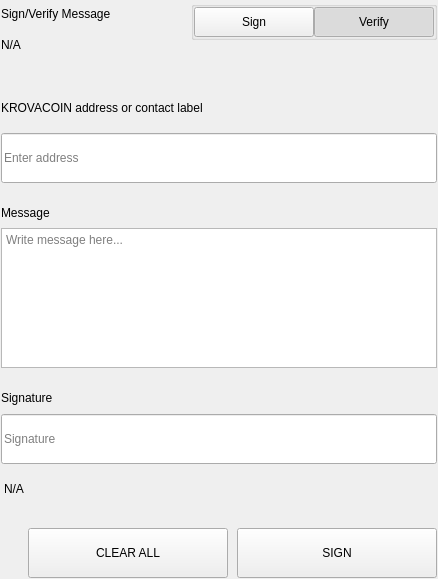
<?xml version="1.0" encoding="UTF-8"?>
<ui version="4.0">
 <class>SettingsSignMessageWidgets</class>
 <widget class="QWidget" name="SettingsSignMessageWidgets">
  <property name="geometry">
   <rect>
    <x>0</x>
    <y>0</y>
    <width>438</width>
    <height>579</height>
   </rect>
  </property>
  <property name="windowTitle">
   <string notr="true">N/A</string>
  </property>
  <layout class="QVBoxLayout" name="verticalLayout">
   <property name="spacing">
    <number>0</number>
   </property>
   <property name="leftMargin">
    <number>0</number>
   </property>
   <property name="topMargin">
    <number>0</number>
   </property>
   <property name="rightMargin">
    <number>0</number>
   </property>
   <property name="bottomMargin">
    <number>0</number>
   </property>
   <item>
    <widget class="QWidget" name="left" native="true">
     <layout class="QVBoxLayout" name="verticalLayout_3">
      <property name="leftMargin">
       <number>0</number>
      </property>
      <property name="topMargin">
       <number>0</number>
      </property>
      <property name="rightMargin">
       <number>0</number>
      </property>
      <property name="bottomMargin">
       <number>0</number>
      </property>
      <item>
       <widget class="QWidget" name="container_sign" native="true">
        <layout class="QVBoxLayout" name="verticalLayout_2">
         <property name="spacing">
          <number>0</number>
         </property>
         <property name="leftMargin">
          <number>1</number>
         </property>
         <property name="topMargin">
          <number>1</number>
         </property>
         <property name="rightMargin">
          <number>1</number>
         </property>
         <property name="bottomMargin">
          <number>1</number>
         </property>
         <item>
          <layout class="QHBoxLayout" name="horizontalLayout_3" stretch="3,1">
           <property name="spacing">
            <number>40</number>
           </property>
           <item>
            <layout class="QVBoxLayout" name="verticalLayoutTitle">
             <property name="spacing">
              <number>5</number>
             </property>
             <item>
              <widget class="QLabel" name="labelTitle">
               <property name="text">
                <string>Sign/Verify Message</string>
               </property>
              </widget>
             </item>
             <item>
              <widget class="QLabel" name="labelSubtitle1">
               <property name="text">
                <string notr="true">N/A</string>
               </property>
               <property name="wordWrap">
                <bool>true</bool>
               </property>
              </widget>
             </item>
            </layout>
           </item>
           <item alignment="Qt::AlignRight|Qt::AlignTop">
            <widget class="QWidget" name="containerSwitch" native="true">
             <property name="styleSheet">
              <string notr="true">#containerSwitch{
	padding-top:9px;
}</string>
             </property>
             <layout class="QVBoxLayout" name="verticalLayout_6">
              <property name="spacing">
               <number>4</number>
              </property>
              <property name="leftMargin">
               <number>0</number>
              </property>
              <property name="topMargin">
               <number>0</number>
              </property>
              <property name="rightMargin">
               <number>0</number>
              </property>
              <property name="bottomMargin">
               <number>0</number>
              </property>
              <item alignment="Qt::AlignRight">
               <widget class="QGroupBox" name="groupBox">
                <property name="sizePolicy">
                 <sizepolicy hsizetype="Fixed" vsizetype="Preferred">
                  <horstretch>0</horstretch>
                  <verstretch>0</verstretch>
                 </sizepolicy>
                </property>
                <property name="title">
                 <string/>
                </property>
                <property name="alignment">
                 <set>Qt::AlignRight|Qt::AlignTop|Qt::AlignTrailing</set>
                </property>
                <layout class="QHBoxLayout" name="horizontalLayout_4">
                 <property name="spacing">
                  <number>0</number>
                 </property>
                 <property name="leftMargin">
                  <number>0</number>
                 </property>
                 <property name="topMargin">
                  <number>0</number>
                 </property>
                 <property name="rightMargin">
                  <number>0</number>
                 </property>
                 <property name="bottomMargin">
                  <number>0</number>
                 </property>
                 <item>
                  <widget class="QPushButton" name="pushSign">
                   <property name="minimumSize">
                    <size>
                     <width>120</width>
                     <height>30</height>
                    </size>
                   </property>
                   <property name="maximumSize">
                    <size>
                     <width>120</width>
                     <height>30</height>
                    </size>
                   </property>
                   <property name="focusPolicy">
                    <enum>Qt::NoFocus</enum>
                   </property>
                   <property name="text">
                    <string>Sign</string>
                   </property>
                   <property name="checkable">
                    <bool>true</bool>
                   </property>
                   <property name="autoExclusive">
                    <bool>true</bool>
                   </property>
                  </widget>
                 </item>
                 <item>
                  <widget class="QPushButton" name="pushVerify">
                   <property name="minimumSize">
                    <size>
                     <width>120</width>
                     <height>30</height>
                    </size>
                   </property>
                   <property name="maximumSize">
                    <size>
                     <width>120</width>
                     <height>30</height>
                    </size>
                   </property>
                   <property name="focusPolicy">
                    <enum>Qt::NoFocus</enum>
                   </property>
                   <property name="text">
                    <string>Verify</string>
                   </property>
                   <property name="checkable">
                    <bool>true</bool>
                   </property>
                   <property name="checked">
                    <bool>true</bool>
                   </property>
                   <property name="autoExclusive">
                    <bool>true</bool>
                   </property>
                  </widget>
                 </item>
                </layout>
               </widget>
              </item>
              <item alignment="Qt::AlignHCenter|Qt::AlignTop">
               <widget class="QLabel" name="labelSubtitleSwitch">
                <property name="text">
                 <string/>
                </property>
                <property name="alignment">
                 <set>Qt::AlignRight|Qt::AlignTrailing|Qt::AlignVCenter</set>
                </property>
               </widget>
              </item>
             </layout>
            </widget>
           </item>
          </layout>
         </item>
         <item>
          <spacer name="verticalSpacer_2">
           <property name="orientation">
            <enum>Qt::Vertical</enum>
           </property>
           <property name="sizeType">
            <enum>QSizePolicy::Fixed</enum>
           </property>
           <property name="sizeHint" stdset="0">
            <size>
             <width>20</width>
             <height>40</height>
            </size>
           </property>
          </spacer>
         </item>
         <item>
          <widget class="QWidget" name="containerAddress" native="true">
           <property name="sizePolicy">
            <sizepolicy hsizetype="Preferred" vsizetype="Fixed">
             <horstretch>0</horstretch>
             <verstretch>0</verstretch>
            </sizepolicy>
           </property>
           <layout class="QVBoxLayout" name="verticalLayout_5" stretch="0,0">
            <property name="spacing">
             <number>15</number>
            </property>
            <property name="leftMargin">
             <number>0</number>
            </property>
            <property name="topMargin">
             <number>0</number>
            </property>
            <property name="rightMargin">
             <number>0</number>
            </property>
            <property name="bottomMargin">
             <number>0</number>
            </property>
            <item>
             <widget class="QLabel" name="labelSubtitleAddress">
              <property name="minimumSize">
               <size>
                <width>0</width>
                <height>20</height>
               </size>
              </property>
              <property name="maximumSize">
               <size>
                <width>16777215</width>
                <height>20</height>
               </size>
              </property>
              <property name="text">
               <string>KROVACOIN address or contact label</string>
              </property>
             </widget>
            </item>
            <item>
             <widget class="QLineEdit" name="addressIn_SM">
              <property name="minimumSize">
               <size>
                <width>0</width>
                <height>50</height>
               </size>
              </property>
              <property name="maximumSize">
               <size>
                <width>16777215</width>
                <height>50</height>
               </size>
              </property>
              <property name="placeholderText">
               <string>Enter address</string>
              </property>
             </widget>
            </item>
           </layout>
          </widget>
         </item>
         <item>
          <spacer name="verticalSpacer_3">
           <property name="orientation">
            <enum>Qt::Vertical</enum>
           </property>
           <property name="sizeType">
            <enum>QSizePolicy::Fixed</enum>
           </property>
           <property name="sizeHint" stdset="0">
            <size>
             <width>20</width>
             <height>20</height>
            </size>
           </property>
          </spacer>
         </item>
         <item>
          <layout class="QVBoxLayout" name="verticalLayout_9">
           <property name="spacing">
            <number>5</number>
           </property>
           <item>
            <widget class="QLabel" name="labelSubtitleMessage">
             <property name="minimumSize">
              <size>
               <width>0</width>
               <height>20</height>
              </size>
             </property>
             <property name="maximumSize">
              <size>
               <width>16777215</width>
               <height>20</height>
              </size>
             </property>
             <property name="text">
              <string>Message</string>
             </property>
            </widget>
           </item>
           <item>
            <widget class="QPlainTextEdit" name="messageIn_SM">
             <property name="minimumSize">
              <size>
               <width>0</width>
               <height>140</height>
              </size>
             </property>
             <property name="maximumSize">
              <size>
               <width>16777215</width>
               <height>140</height>
              </size>
             </property>
             <property name="placeholderText">
              <string>Write message here...</string>
             </property>
            </widget>
           </item>
          </layout>
         </item>
         <item>
          <spacer name="verticalSpacer_4">
           <property name="orientation">
            <enum>Qt::Vertical</enum>
           </property>
           <property name="sizeType">
            <enum>QSizePolicy::Fixed</enum>
           </property>
           <property name="sizeHint" stdset="0">
            <size>
             <width>20</width>
             <height>20</height>
            </size>
           </property>
          </spacer>
         </item>
         <item>
          <widget class="QWidget" name="widget" native="true">
           <property name="minimumSize">
            <size>
             <width>0</width>
             <height>75</height>
            </size>
           </property>
           <property name="maximumSize">
            <size>
             <width>16777215</width>
             <height>16777215</height>
            </size>
           </property>
           <layout class="QVBoxLayout" name="verticalLayout_4">
            <property name="leftMargin">
             <number>0</number>
            </property>
            <property name="topMargin">
             <number>0</number>
            </property>
            <property name="rightMargin">
             <number>0</number>
            </property>
            <property name="bottomMargin">
             <number>0</number>
            </property>
            <item>
             <widget class="QLabel" name="labelSubtitleSignature">
              <property name="minimumSize">
               <size>
                <width>0</width>
                <height>20</height>
               </size>
              </property>
              <property name="maximumSize">
               <size>
                <width>16777215</width>
                <height>20</height>
               </size>
              </property>
              <property name="text">
               <string>Signature</string>
              </property>
             </widget>
            </item>
            <item>
             <widget class="QLineEdit" name="signatureOut_SM">
              <property name="minimumSize">
               <size>
                <width>0</width>
                <height>50</height>
               </size>
              </property>
              <property name="placeholderText">
               <string>Signature</string>
              </property>
             </widget>
            </item>
           </layout>
          </widget>
         </item>
         <item>
          <widget class="QLabel" name="statusLabel_SM">
           <property name="styleSheet">
            <string notr="true">padding-top:5px;</string>
           </property>
           <property name="text">
            <string notr="true">N/A</string>
           </property>
          </widget>
         </item>
         <item>
          <spacer name="verticalSpacer">
           <property name="orientation">
            <enum>Qt::Vertical</enum>
           </property>
           <property name="sizeType">
            <enum>QSizePolicy::Fixed</enum>
           </property>
           <property name="sizeHint" stdset="0">
            <size>
             <width>20</width>
             <height>20</height>
            </size>
           </property>
          </spacer>
         </item>
         <item>
          <layout class="QHBoxLayout" name="horizontalLayout_7">
           <property name="spacing">
            <number>9</number>
           </property>
           <item>
            <spacer name="horizontalSpacer_5">
             <property name="orientation">
              <enum>Qt::Horizontal</enum>
             </property>
             <property name="sizeType">
              <enum>QSizePolicy::Expanding</enum>
             </property>
             <property name="sizeHint" stdset="0">
              <size>
               <width>40</width>
               <height>20</height>
              </size>
             </property>
            </spacer>
           </item>
           <item>
            <widget class="QPushButton" name="pushButtonClear">
             <property name="minimumSize">
              <size>
               <width>200</width>
               <height>50</height>
              </size>
             </property>
             <property name="focusPolicy">
              <enum>Qt::NoFocus</enum>
             </property>
             <property name="text">
              <string>CLEAR ALL</string>
             </property>
            </widget>
           </item>
           <item>
            <widget class="QPushButton" name="pushButtonSave">
             <property name="minimumSize">
              <size>
               <width>200</width>
               <height>50</height>
              </size>
             </property>
             <property name="maximumSize">
              <size>
               <width>200</width>
               <height>50</height>
              </size>
             </property>
             <property name="focusPolicy">
              <enum>Qt::NoFocus</enum>
             </property>
             <property name="text">
              <string>SIGN</string>
             </property>
            </widget>
           </item>
          </layout>
         </item>
        </layout>
       </widget>
      </item>
     </layout>
    </widget>
   </item>
  </layout>
 </widget>
 <resources/>
 <connections/>
</ui>
